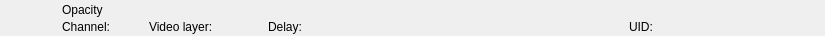
<?xml version="1.0" encoding="UTF-8"?>
<ui version="4.0">
 <class>RundownOpacityWidget</class>
 <widget class="QWidget" name="RundownOpacityWidget">
  <property name="geometry">
   <rect>
    <x>0</x>
    <y>0</y>
    <width>825</width>
    <height>36</height>
   </rect>
  </property>
  <layout class="QHBoxLayout" name="horizontalLayout">
   <property name="spacing">
    <number>0</number>
   </property>
   <property name="margin">
    <number>0</number>
   </property>
   <item>
    <widget class="QFrame" name="frameItem">
     <property name="sizePolicy">
      <sizepolicy hsizetype="Preferred" vsizetype="Fixed">
       <horstretch>0</horstretch>
       <verstretch>0</verstretch>
      </sizepolicy>
     </property>
     <property name="minimumSize">
      <size>
       <width>0</width>
       <height>36</height>
      </size>
     </property>
     <widget class="QLabel" name="labelIcon">
      <property name="geometry">
       <rect>
        <x>22</x>
        <y>2</y>
        <width>32</width>
        <height>32</height>
       </rect>
      </property>
      <property name="text">
       <string/>
      </property>
      <property name="pixmap">
       <pixmap resource="../Widgets.qrc">:/Graphics/Images/Opacity.png</pixmap>
      </property>
      <property name="scaledContents">
       <bool>true</bool>
      </property>
     </widget>
     <widget class="QLabel" name="labelChannel">
      <property name="geometry">
       <rect>
        <x>62</x>
        <y>19</y>
        <width>78</width>
        <height>16</height>
       </rect>
      </property>
      <property name="text">
       <string>Channel:</string>
      </property>
     </widget>
     <widget class="QLabel" name="labelLabel">
      <property name="geometry">
       <rect>
        <x>62</x>
        <y>2</y>
        <width>561</width>
        <height>16</height>
       </rect>
      </property>
      <property name="text">
       <string>Opacity</string>
      </property>
     </widget>
     <widget class="QLabel" name="labelVideolayer">
      <property name="geometry">
       <rect>
        <x>149</x>
        <y>19</y>
        <width>110</width>
        <height>16</height>
       </rect>
      </property>
      <property name="text">
       <string>Video layer:</string>
      </property>
     </widget>
     <widget class="QLabel" name="labelColor">
      <property name="geometry">
       <rect>
        <x>0</x>
        <y>0</y>
        <width>18</width>
        <height>36</height>
       </rect>
      </property>
      <property name="text">
       <string/>
      </property>
     </widget>
     <widget class="QLabel" name="labelGroupColor">
      <property name="geometry">
       <rect>
        <x>0</x>
        <y>0</y>
        <width>6</width>
        <height>36</height>
       </rect>
      </property>
      <property name="text">
       <string/>
      </property>
     </widget>
     <widget class="QLabel" name="labelDevice">
      <property name="geometry">
       <rect>
        <x>360</x>
        <y>19</y>
        <width>260</width>
        <height>16</height>
       </rect>
      </property>
      <property name="text">
       <string></string>
      </property>
     </widget>
     <widget class="QLabel" name="labelDelay">
      <property name="geometry">
       <rect>
        <x>268</x>
        <y>19</y>
        <width>83</width>
        <height>16</height>
       </rect>
      </property>
      <property name="text">
       <string>Delay:</string>
      </property>
     </widget>
     <widget class="QLabel" name="labelRemoteTriggerId">
      <property name="geometry">
       <rect>
        <x>629</x>
        <y>19</y>
        <width>111</width>
        <height>16</height>
       </rect>
      </property>
      <property name="text">
       <string>UID:</string>
      </property>
     </widget>
    </widget>
   </item>
   <item>
    <widget class="QFrame" name="frameStatus">
     <property name="minimumSize">
      <size>
       <width>77</width>
       <height>0</height>
      </size>
     </property>
     <property name="maximumSize">
      <size>
       <width>77</width>
       <height>16777215</height>
      </size>
     </property>
     <widget class="QLabel" name="labelGpiConnected">
      <property name="geometry">
       <rect>
        <x>1</x>
        <y>2</y>
        <width>32</width>
        <height>32</height>
       </rect>
      </property>
      <property name="minimumSize">
       <size>
        <width>32</width>
        <height>32</height>
       </size>
      </property>
      <property name="maximumSize">
       <size>
        <width>32</width>
        <height>32</height>
       </size>
      </property>
      <property name="lineWidth">
       <number>0</number>
      </property>
      <property name="text">
       <string/>
      </property>
      <property name="pixmap">
       <pixmap resource="../Widgets.qrc">:/Graphics/Images/GpiConnected.png</pixmap>
      </property>
      <property name="scaledContents">
       <bool>true</bool>
      </property>
     </widget>
     <widget class="QLabel" name="labelDisconnected">
      <property name="geometry">
       <rect>
        <x>32</x>
        <y>2</y>
        <width>32</width>
        <height>32</height>
       </rect>
      </property>
      <property name="minimumSize">
       <size>
        <width>32</width>
        <height>32</height>
       </size>
      </property>
      <property name="maximumSize">
       <size>
        <width>32</width>
        <height>32</height>
       </size>
      </property>
      <property name="text">
       <string/>
      </property>
      <property name="pixmap">
       <pixmap resource="../Widgets.qrc">:/Graphics/Images/Disconnected.png</pixmap>
      </property>
      <property name="scaledContents">
       <bool>true</bool>
      </property>
     </widget>
     <widget class="QLabel" name="labelActiveColor">
      <property name="geometry">
       <rect>
        <x>69</x>
        <y>0</y>
        <width>8</width>
        <height>36</height>
       </rect>
      </property>
      <property name="minimumSize">
       <size>
        <width>8</width>
        <height>36</height>
       </size>
      </property>
      <property name="maximumSize">
       <size>
        <width>8</width>
        <height>36</height>
       </size>
      </property>
      <property name="text">
       <string/>
      </property>
     </widget>
    </widget>
   </item>
  </layout>
 </widget>
 <resources>
  <include location="../Widgets.qrc"/>
 </resources>
 <connections/>
 <slots>
  <slot>addToCombo()</slot>
 </slots>
</ui>
